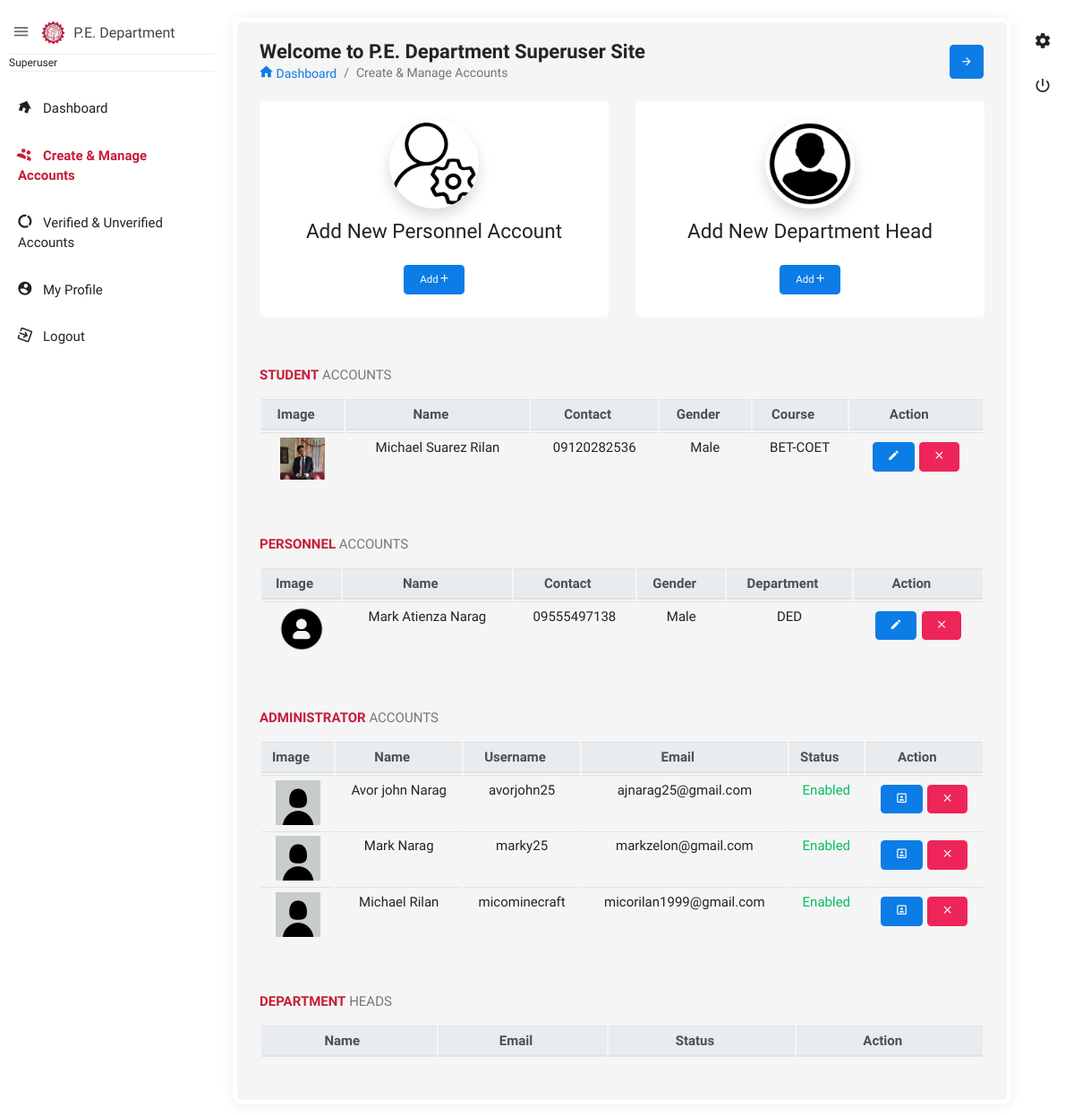
Page /admin/super_user/_createmanage.php on the committed database.
### tables this page shows
CREATE TABLE `registration` (
  `id` int(11) NOT NULL,
  `firstname` varchar(100) NOT NULL,
  `middlename` varchar(100) NOT NULL,
  `lastname` varchar(100) NOT NULL,
  `email` varchar(100) NOT NULL,
  `contact` varchar(100) NOT NULL,
  `gender` varchar(100) NOT NULL,
  `course` varchar(100) NOT NULL,
  `department` varchar(100) NOT NULL,
  `image` text NOT NULL,
  `password` varchar(100) NOT NULL,
  `qr` text NOT NULL,
  `users` varchar(100) NOT NULL,
  `otp` int(11) NOT NULL,
  `id_no` varchar(20) DEFAULT NULL,
  `qr_path` varchar(300) DEFAULT NULL,
  `status` varchar(100) NOT NULL
);

### admin/super_user/_createmanage.php (the view, shortened to what this page needs)
<?php
    include('connection.php');
?>
<!doctype html>
<html class="no-js " lang="en">
<head>
<link rel="stylesheet" href="assets/plugins/bootstrap/css/bootstrap.min.css">
<link rel="stylesheet" href="assets/plugins/fullcalendar/fullcalendar.min.css">
<link rel="stylesheet" href="assets/plugins/bootstrap-select/css/bootstrap-select.css" />
<link href="assets/plugins/bootstrap-material-datetimepicker/css/bootstrap-material-datetimepicker.css" rel="stylesheet" />
<link rel="stylesheet" href="assets/plugins/bootstrap-tagsinput/bootstrap-tagsinput.css">
<link href="assets/plugins/bootstrap-select/css/bootstrap-select.css" rel="stylesheet" />
<link rel="stylesheet" href="assets/plugins/jquery-datatable/dataTables.bootstrap4.min.css">
<link rel="stylesheet" href="assets/css/style.min.css">
<link rel="stylesheet" href="assets/plugins/sweetalert/sweetalert.css"/>
</head>
<body class="theme-blush">
<div class="navbar-right">
    <ul class="navbar-nav">
        <li><a href="javascript:void(0);" class="js-right-sidebar" title="Setting"><i class="zmdi zmdi-settings zmdi-hc-spin"></i></a></li>
        <li><a href="functions.php?logout" class="mega-menu" title="Sign Out"><i class="zmdi zmdi-power"></i></a></li>
    </ul>
</div>
<aside id="leftsidebar" class="sidebar">
    <div class="navbar-brand">
        <button class="btn-menu ls-toggle-btn" type="button"><i class="zmdi zmdi-menu"></i></button>
        <a href="_dashboard.php"><img src="assets/images/tuplogo.png" width="25" alt="Aero"><span class="m-l-10">P.E. Department</span></a>
    </div>
    <div class="menu">
        <ul class="list">
            <li>
                <div class="user-info">
                    <small>Superuser</small>
                </div>
            </li>
            <li><a href="index.php"><i class="zmdi zmdi-home"></i><span>Dashboard</span></a></li>
            <li class="active open"><a href="_createmanage.php"><i class="zmdi zmdi-accounts"></i><span>Create & Manage Accounts</span></a></li>
            <li><a href="_verifyunverify.php"><i class="zmdi zmdi-chart-donut"></i><span>Verified & Unverified Accounts</span></a></li>
            <li><a href="_profile.php"><i class="zmdi zmdi-account-circle"></i><span>My Profile</span></a></li>
            <li><a href="functions.php?logout"><i class="zmdi zmdi-sign-in"></i><span>Logout</span></a></li>
        </ul>
    </div>
</aside>
<section class="content">
    <div class="body_scroll">
        <div class="block-header">
            <div class="row">
                <div class="col-lg-7 col-md-6 col-sm-12">
                    <h2>Welcome to P.E. Department Superuser Site</h2>
                    <ul class="breadcrumb">
                        <li class="breadcrumb-item"><a href="index.php"><i class="zmdi zmdi-home"></i> Dashboard</a></li>
                        <li class="breadcrumb-item active">Create & Manage Accounts</li>
                    </ul>
                </div>
                <div class="col-lg-5 col-md-6 col-sm-12">
                    <button class="btn btn-primary btn-icon float-right right_icon_toggle_btn" type="button"><i class="zmdi zmdi-arrow-right"></i></button>
                </div>
            </div>
        </div>
        <div class="container-fluid">
            <div class="row">
                <div class="col">
                    <div class="card mcard_3">
                        <div class="body">
                            <img src="default_profile/default_pic.png" class="rounded-circle shadow" width="100" height="100" alt="profile-image">
                            <h4 class="m-t-10">Add New Personnel Account</h4>
                            <button id="changepic" class="btn btn-primary" data-toggle="modal" data-target="#addPersonnel">Add <i class="zmdi zmdi-plus"></i></button>
                        </div>
                    </div>
                </div>
                <div class="col">
                    <div class="card mcard_3">
                        <div class="body">
                            <img src="default_profile/default_head.png" class="rounded-circle shadow" width="100" height="100" alt="profile-image">
                            <h4 class="m-t-10">Add New Department Head</h4>
                            <button id="changepic" class="btn btn-primary" data-toggle="modal" data-target="#addDepthead">Add <i class="zmdi zmdi-plus"></i></button>
                        </div>
                    </div>
                </div>
            </div>
            <div class="row clearfix">
                <div class="col-sm-12 col-md-12 col-lg-12">
                    <div class="card">
                        <div class="header">
                            <h2><strong>Student</strong> Accounts</h2>
                        </div>
                        <div class="table-responsive" style="text-align: center;">
                            <table class="table table-hover js-basic-example dataTable table-sm " id="table1">
                                <thead class="thead-light">
                                    <tr>
                                        <th>Image</th>
                                        <th>Name</th>
                                        <th>Contact</th>
                                        <th>Gender</th>
                                        <th>Course</th>
                                        <th>Action</th>
                                    </tr>
                                </thead>
                                <tbody>
                                    <?php
                                        $query = "SELECT * FROM registration WHERE users='Student'";
                                        $result = mysqli_query($conn, $query);
                                        while ($row = mysqli_fetch_array($result)) {
                                    ?>
                                    <tr>
                                        <td><img src="../../<?php echo $row['image'] ?>" width="50px" alt=""></td>
                                        <td><?php echo $row['firstname'] ?> <?php echo $row['middlename'] ?> <?php echo $row['lastname'] ?></td>
                                        <td><?php echo $row['contact'] ?></td>
                                        <td><?php echo $row['gender'] ?></td>
                                        <td><?php echo $row['course'] ?></td>
                                        <td>
                                            <button class="btn btn-primary" data-toggle="modal" data-target="#edit<?php echo $row['id'] ?>"><i class="zmdi zmdi-edit"></i> </button>
                                            <button class="btn btn-danger" data-toggle="modal" data-target="#delete<?php echo $row['id'] ?>"><i class="zmdi zmdi-close"></i>  </button>
                                        </td>
                                    </tr>
                                    <?php } ?>
                                </tbody>
                            </table>
                        </div>
                    </div>
                    <div class="card">
                        <div class="header">
                            <h2><strong>Personnel</strong> Accounts</h2>
                        </div>
                        <div class="table-responsive" style="text-align: center;">
                            <table class="table table-hover js-basic-example dataTable table-sm " id="table1">
                                <thead class="thead-light">
                                    <tr>
                                        <th>Image</th>
                                        <th>Name</th>
                                        <th>Contact</th>
                                        <th>Gender</th>
                                        <th>Department</th>
                                        <th>Action</th>
                                    </tr>
                                </thead>
                                <tbody>
                                    <?php
                                        $query = "SELECT * FROM registration WHERE users='Teacher'";
                                        $result = mysqli_query($conn, $query);
                                        while ($row = mysqli_fetch_array($result)) {
                                    ?>
                                    <tr>
                                        <td><img src="../../<?php echo $row['image'] ?>" width="50px" alt=""></td>
                                        <td><?php echo $row['firstname'] ?> <?php echo $row['middlename'] ?> <?php echo $row['lastname'] ?></td>
                                        <td><?php echo $row['contact'] ?></td>
                                        <td><?php echo $row['gender'] ?></td>
                                        <td><?php echo $row['department'] ?></td>
                                        <td>
                                        <button class="btn btn-primary" data-toggle="modal" data-target="#edit<?php echo $row['id'] ?>"><i class="zmdi zmdi-edit"></i> </button>
                                            <button class="btn btn-danger" data-toggle="modal" data-target="#delete<?php echo $row['id'] ?>"><i class="zmdi zmdi-close"></i>  </button>
                                        </td>
                                    </tr>
                                    <?php } ?>
                                </tbody>
                            </table>
                        </div>
                    </div>
                    <div class="card">
                        <div class="header">
                            <h2><strong>Administrator</strong> Accounts</h2>
                        </div>
                        <div class="table-responsive" style="text-align: center;">
                            <table class="table table-hover js-basic-example dataTable table-sm " id="table1">
                                <thead class="thead-light">
                                    <tr>
                                        <th>Image</th>
                                        <th>Name</th>
                                        <th>Username</th>
                                        <th>Email</th>
                                        <th>Status</th>
                                        <th>Action</th>
                                    </tr>
                                </thead>
                                <tbody>
                                    <?php
                                        $query = "SELECT * FROM admin";
                                        $result = mysqli_query($conn, $query);
                                        while ($row = mysqli_fetch_array($result)) {
                                    ?>
                                    <tr>
                                        <td><img src="../<?php echo $row['image'] ?>" width="50px" alt=""></td>
                                        <td><?php echo $row['firstname'] ?>  <?php echo $row['lastname'] ?></td>
                                        <td><?php echo $row['username'] ?></td>
                                        <td><?php echo $row['email'] ?></td>
                                        <td>
                                        <?php
                                            if($row['status'] == 'Enabled' ){
                                                echo '
                                                <span class="text-success">Enabled</span>
                                                ';
                                            }else{
                                                echo '
                                                <span class="text-danger">Disabled</span>
                                                ';
                                            }
                                        ?></td>
                                        <td>
                                            <button class="btn btn-primary" data-toggle="modal" data-target="#disenable<?php echo $row['id'] ?>" ><i class="zmdi zmdi-account-box-o"></i> </button>
                                            <button class="btn btn-danger" data-toggle="modal" data-target="#delete<?php echo $row['id'] ?>"><i class="zmdi zmdi-close"></i>  </button>
                                        </td>
                                    </tr>
                                    <?php } ?>
                                </tbody>
                            </table>
                        </div>
                    </div>
                    <div class="card">
                        <div class="header">
                            <h2><strong>Department</strong> Heads</h2>
                        </div>
                        <div class="table-responsive" style="text-align: center;">
                            <table class="table table-hover js-basic-example dataTable table-sm " id="table1">
                                <thead class="thead-light">
                                    <tr>
                                        <th>Name</th>
                                        <th>Email</th>
                                        <th>Status</th>
                                        <th>Action</th>
                                    </tr>
                                </thead>
                            </table>
                        </div>
                    </div>
                </div>
            </div>
        </div>
    </div>
</section>
</body>
</html>

### rows in the picture
registration: image (picture), firstname "Michael", middlename "Suarez", lastname "Rilan", contact "09120282536", gender "Male", course "BET-COET"
registration: image (picture), firstname "Mark", middlename "Atienza", lastname "Narag", contact "09555497138", gender "Male", department "DED"

### other values in the picture
$row['firstname'] "Avor john"
$row['lastname'] "Narag"
$row['username'] "avorjohn25"
$row['email'] "ajnarag25@gmail.com"
$row['firstname'] "Mark"
$row['username'] "marky25"
$row['email'] "markzelon@gmail.com"
$row['firstname'] "Michael"
$row['lastname'] "Rilan"
$row['username'] "micominecraft"
$row['email'] "micorilan1999@gmail.com"
